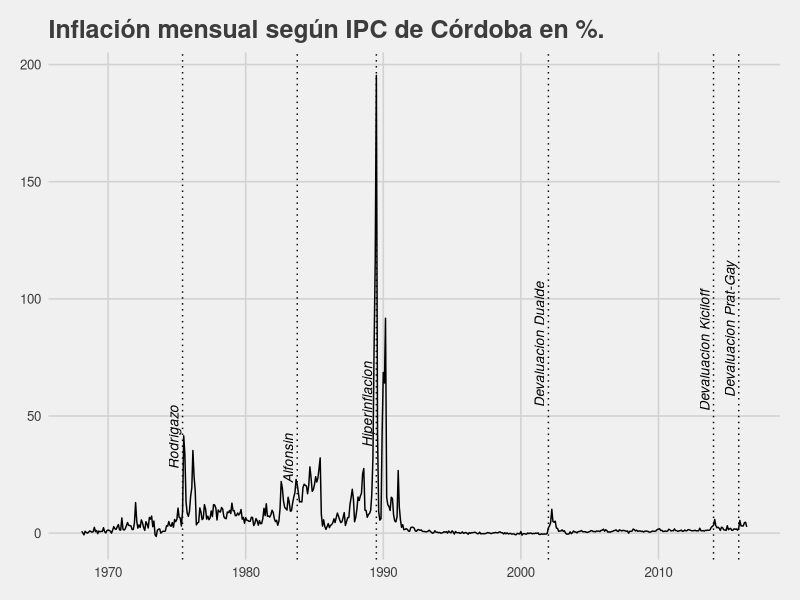
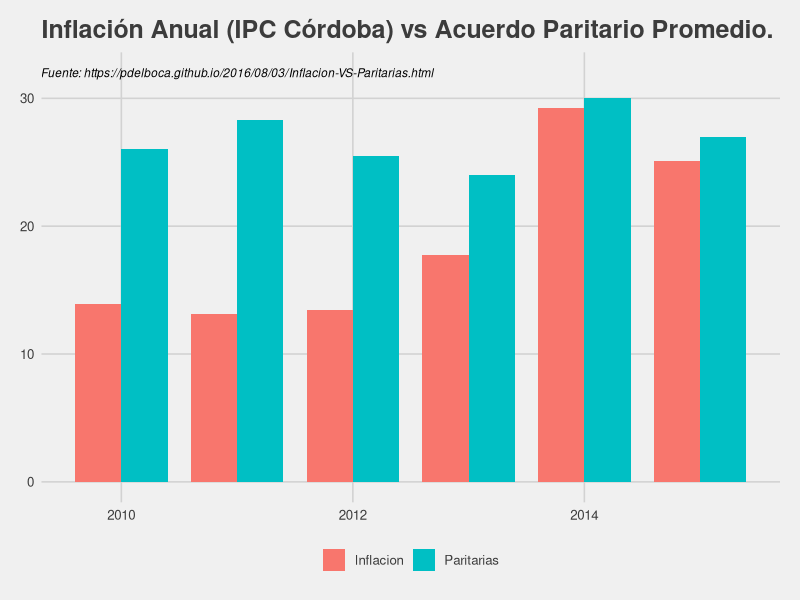

Recreate these plots in R, in order.
## ---- chunk 1
knitr::opts_chunk$set(echo = TRUE)
library(ggplot2)
library(ggthemes)
library(lubridate)
library(dplyr)
## ---- chunk 2
# http://estadistica.cba.gov.ar/Publicaciones/InformesEcon%C3%B3micos/tabid/896/language/es-AR/Default.aspx
df <- read.csv('../data/ipc_cordoba_acumulado.csv', stringsAsFactors = FALSE)
df$variacion <- gsub(',','.',df$variacion)
df$variacion <- as.numeric(df$variacion) * 100
df$variacion <- round(df$variacion, 2)
df$mes <- ymd(df$mes)
df$metrica <- "Inflacion"
## ---- chunk 3
mes <- c('1975-06-01','1983-10-01', '1989-07-01', '2002-01-01', '2014-01-01', "2015-11-01")
label <- c("Rodrigazo", "Alfonsin", "Hiperinflacion", "Devaluacion Dualde", "Devaluacion Kiciloff", "Devaluacion Prat-Gay")
eventos <- data.frame(mes=ymd(mes), label=label)

ggplot(df, aes(x=mes,y=variacion)) + 
  geom_line() +
  ggtitle("Inflación mensual según IPC de Córdoba en %.") +
  geom_vline(xintercept=as.numeric(eventos$mes), linetype=3) +
  geom_text(data=eventos,mapping=aes(x=mes, y=0, label=label),
            angle=90, vjust=-0.4, hjust=-1, size=3.5, fontface='italic')+
  theme_fivethirtyeight()
## ---- chunk 4
paritarias <- data.frame()
# http://www.ambito.com/diario/533729-en-paritarias-promedio-de-aumentos-alcanzo-el-26
paritarias <- rbind(paritarias, c(2010, 26))
# http://www.iprofesional.com/notas/118935-paritarias-en-2011-los-aumentos-ascendieron-a-283-en-promedio-
paritarias <- rbind(paritarias, c(2011, 28.3))
# http://www.ambito.com/diario/640796-alivio-las-paritarias-cierran-con-24-de-tope
paritarias <- rbind(paritarias, c(2012, 25.5))
# http://www.elciudadanoweb.com/el-numero-clave-de-las-paritarias-2013-es-el-24/
paritarias <- rbind(paritarias, c(2013,24))
# http://www.diaadia.com.ar/cordoba/mayoria-gremios-cerraron-paritarias-30-ciento
paritarias <- rbind(paritarias, c(2014,30))
# http://www.lanacion.com.ar/1794407-anuncian-subas-salariales-del-27-promedio-paritariasa-cinco-gremios
paritarias <- rbind(paritarias, c(2015,27))
names(paritarias) <- c("anio","variacion")
paritarias$metrica <- "Paritarias"

tmp <- df %>% 
  filter(year(mes) %in% c(2010:2015)) %>% 
  #slice(1:70) %>% # Filtrar meses de Gestion Cambiemos y Devaluación del Dolar
  group_by(anio = year(mes)) %>% 
  summarise(variacion = sum(variacion))
tmp$metrica <- "Inflacion"

dataPlot <- rbind(tmp,paritarias)
ggplot(dataPlot, 
       aes(x=anio, 
           y=variacion, 
           fill=metrica, 
           label = paste0(dataPlot$variacion,"%"))
       ) +
  geom_bar(stat="identity", position = "dodge" , width=.8) + 
  ggtitle("Inflación Anual (IPC Córdoba) vs Acuerdo Paritario Promedio.") +
  scale_color_fivethirtyeight("metrica") +
  theme_fivethirtyeight() +
  theme(legend.title=element_blank()) + 
  # annotate("text", x = 2010.5, y = 32, 
  #          label="(Inflación 2015 hasta el mes de Octubre incluido.)", 
  #          fontface="italic", size=3) +
  annotate("text", x = 2011, y = 32, 
           label="Fuente: https://pdelboca.github.io/2016/08/03/Inflacion-VS-Paritarias.html", 
           fontface="italic", size=3)
